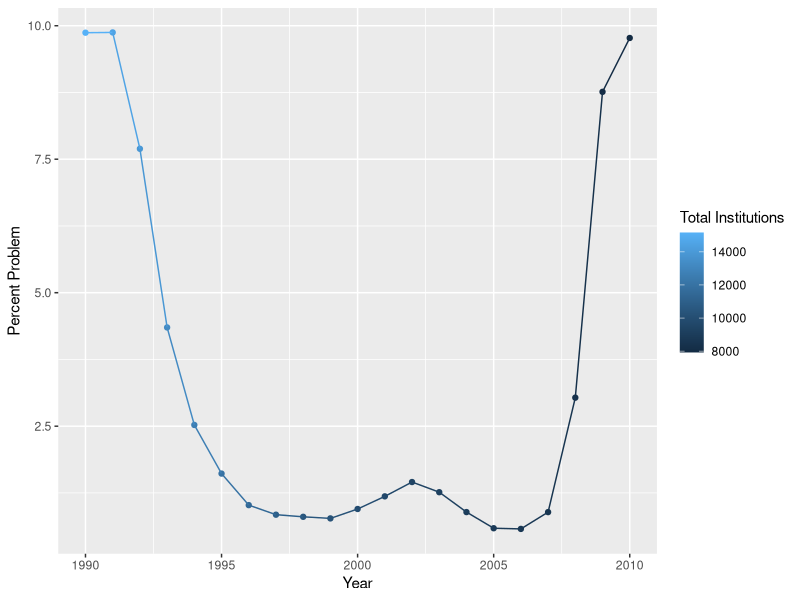

Write R code to recreate this figure. (Note: this script raises an error after producing the figure.)
# http://www.fdic.gov/bank/statistical/stats/2010mar/fdic.xls
# File --> Save As .csv

df=read.csv('data/fdic.csv',header=TRUE, skip=4)
head(df)

# Remove Empty Columns
df=df[c(-2,-5,-7,-10,-12,-14,-16,-18,-20,-22,-24,-26,-28,-30,-32,-34,-36,-38,-40,-42)]

# Remove Rows with Trailing information
df=df[-(29:36),]

# fix the column names
colnames(df)=gsub('X','',colnames(df))
colnames(df)=gsub('X','',colnames(df))
colnames(df)[1]='Statistic'
colnames(df)[2]='2010' # But remember this is YTD

# I am kind of fuzzy about the rules - but it seems like you just have to try casting columns as factors in one
# context and as characters in another to get the desired result.  If there is a set rule about usage, please let
# me know.  At this point, I am accepting that these types are not handled in a consistent way and you just have
# to know how a particular function behaves.
#
df$Statistic=as.character(df$Statistic)

# Trim leading white space
df$Statistic=gsub('^ *','',df$Statistic)

# Remove Subheadings - include them inline
# Could do this by explicit naming
df$Statistic[11]='Problem Institutions Number'
df$Statistic[12]='Problem Institutions Assets'

# This is a bit more generic
df$Statistic[3]=paste(df$Statistic[2],df$Statistic[3])
df$Statistic[4]=paste(df$Statistic[2],df$Statistic[4])
df$Statistic[7]=paste(df$Statistic[6],df$Statistic[7])
df$Statistic[8]=paste(df$Statistic[6],df$Statistic[8])
df$Statistic[15]=paste(df$Statistic[14],df$Statistic[15])
df$Statistic[16]=paste(df$Statistic[14],df$Statistic[16])
df$Statistic[17]=paste(df$Statistic[14],df$Statistic[17])

# Remove Rows with no data (Empty Rows and Subheading Rows)
df=df[c(-1,-5,-9,-10,-13,-14,-18,-21,-24, -27),]

# At this point, we have the actual statistical data isolated.  
# However, it would easier use the data if it were pivotted.

# You can quickly pivot by transposing it - but the result is a matrix full of string data
t(df)

# Better to use the reshape package
library(reshape)
df.melted=melt(df, id="Statistic")

# Strip out all commas and cast the values to numerics.  Keep in mind, there are $ amounts and % for different stats
df.melted$value=as.numeric(gsub(',','',as.character(df.melted$value)))
colnames(df.melted)[2]='Year'
df.melted$Year=as.numeric(as.character(df.melted$Year))

# Pretty much done with the data set as a whole.  Now create subsets:
fdic_employees= df.melted[df$Statistic=='Number of FDIC Employees***',c('Year','value')]
fdic_employees$Year=factor(fdic_employees$Year)
fdic_employees$value=factor(fdic_employees$value)
colnames(fdic_employees)=c('Year','Number')

# Can break up into individual series
df$Statistic
pin=df.melted[df.melted$Statistic=="Problem Institutions Number",]
cb= df.melted[df.melted$Statistic=="Commercial Banks",]
si=df.melted[df.melted$Statistic=="Savings Institutions",]

# Another way to manipulate data frames is using sqldf
# The following compares several of the series with eachother.
library('sqldf')

pct_prob=sqldf('SELECT 
  p.Year Year, 
  p.value prob, c.value + s.value "Total Institutions", 
  p.value / (c.value + s.value) * 100 "Percent Problem"
FROM pin p 
JOIN cb c ON c.Year = p.Year 
JOIN si s ON s.Year = p.Year')

library(ggplot2)
p = qplot(data=pct_prob, Year, `Percent Problem`, color=`Total Institutions`, group=1) 
p = p + geom_line()
p + opts(axis.text.x=theme_text(angle=-90, hjust=0), title='Total FDIC Problem Institutions by Year')
ggsave('totalFDICProblemInstitutionsByYear.png')

fdicPlot=function(statistic){

  f=df.melted[df.melted$Statistic==statistic,]
  ggplot(data=f, aes(x=Year, y=value)) + geom_line() + geom_point() + opts(title=statistic) 
  img=paste(gsub(" |\\(|\\)|\\*",'',i),'.png',sep='')
  ggsave(img)

}

for (i in df$Statistic){fdicPlot(i)}
dev.off()
